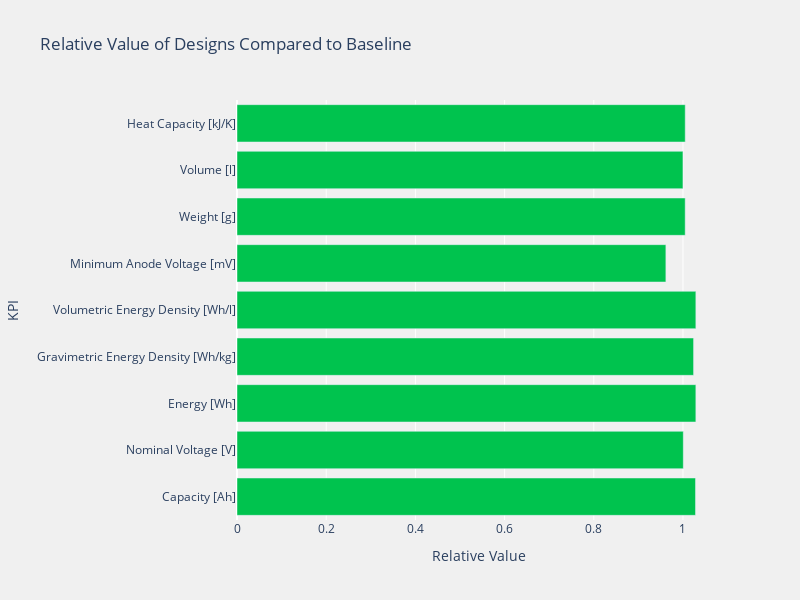

Notebook cell for this chart:
### Markdown cell above
We can now compare the results of our virtual cell design with the baseline cell.

### Code cell
single_output.compare_designs()

### Figure 1 — Plotly figure (JSON) as saved in the notebook; plotly's stock layout.template omitted (floating-point values rounded to 4 significant figures)
{"data": [{"marker": {"color": "#00c34e"}, "name": "Lower NP", "orientation": "h", "type": "bar", "x": [1.028, 1.001, 1.029, 1.024, 1.029, 0.9617, 1.005, 1, 1.005], "y": ["Capacity [Ah]", "Nominal Voltage [V]", "Energy [Wh]", "Gravimetric Energy Density [Wh/kg]", "Volumetric Energy Density [Wh/l]", "Minimum Anode Voltage [mV]", "Weight [g]", "Volume [l]", "Heat Capacity [kJ/K]"]}], "layout": {"barmode": "group", "height": 600, "legend": {"title": {"text": "Design"}}, "paper_bgcolor": "rgba(240, 240, 240, 1)", "plot_bgcolor": "rgba(240, 240, 240, 1)", "title": {"text": "Relative Value of Designs Compared to Baseline"}, "width": 800, "xaxis": {"title": {"text": "Relative Value"}}, "yaxis": {"title": {"text": "KPI"}}}}
